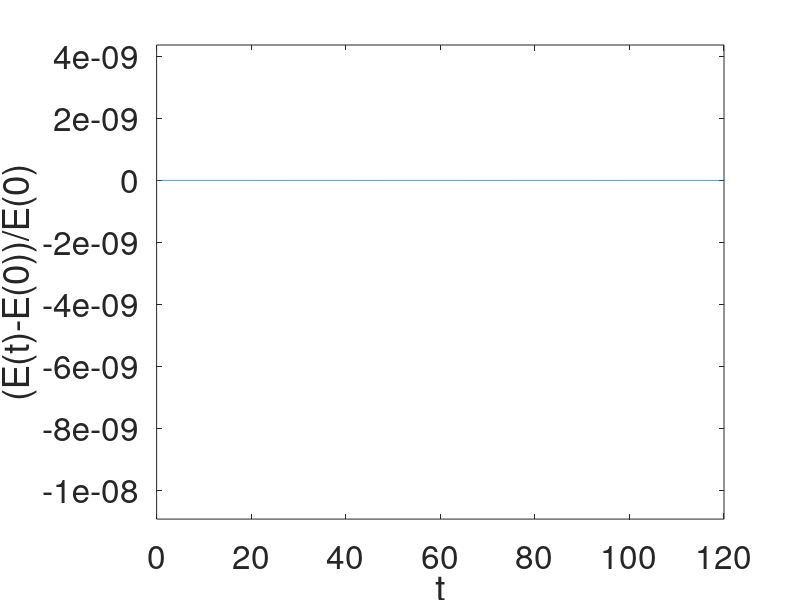

Reproduce this figure in MATLAB.
% Plot 

%close all

% N6 = load('N6.txt');
% n1_c = N6(1);
% n2_c = N6(2);
% n3_c = N6(3);
% n1_f = N6(4);
% n2_f = N6(5);
% n3_f = N6(6);
% 
% X1c = load('X1c.txt'); X1c = reshape(X1c,n1_c,n2_c,n3_c); 
% X2c = load('X2c.txt'); X2c = reshape(X2c,n1_c,n2_c,n3_c);
% X3c = load('X3c.txt'); X3c = reshape(X3c,n1_c,n2_c,n3_c);
% 
% X1f = load('X1f.txt'); X1f = reshape(X1f,n1_f,n2_f,n3_f);
% X2f = load('X2f.txt'); X2f = reshape(X2f,n1_f,n2_f,n3_f);
% X3f = load('X3f.txt'); X3f = reshape(X3f,n1_f,n2_f,n3_f);
% 
% u1_c = load('uc1.txt'); u1_c = reshape(u1_c,n1_c,n2_c,n3_c);
% u1_f = load('uf1.txt'); u1_f = reshape(u1_f,n1_f,n2_f,n3_f);
% u2_c = load('uc2.txt'); u2_c = reshape(u2_c,n1_c,n2_c,n3_c);
% u2_f = load('uf2.txt'); u2_f = reshape(u2_f,n1_f,n2_f,n3_f);
% u3_c = load('uc3.txt'); u3_c = reshape(u3_c,n1_c,n2_c,n3_c);
% u3_f = load('uf3.txt'); u3_f = reshape(u3_f,n1_f,n2_f,n3_f);
% 
% 
% % this is used to generate 2d mesh (fixed one direction and calculate another two)
% for jj = 13
%     Xci = zeros(n1_c,n3_c);
%     Xcj = zeros(n1_c,n3_c);
%     u1cj = zeros(n1_c,n3_c);
%     for j = 1:n3_c
%         for i = 1:n1_c
%             Xci(i,j) = X1c(i,jj,j);
%             Xcj(i,j) = X3c(i,jj,j);
%             u1cj(i,j) = u2_c(i,jj,j);
%         end 
%     end
%     Xfi = zeros(n1_f,n3_f);
%     Xfj = zeros(n1_f,n3_f);
%     u1fj = zeros(n1_f,n3_f);
%     for j = 1:n3_f
% 	    for i = 1:n1_f
%             Xfi(i,j) = X1f(i,2*jj-1,j);
%             Xfj(i,j) = X3f(i,2*jj-1,j);
%             u1fj(i,j) = u2_f(i,2*jj-1,j);
% 	    end 
%     end
% 	% find min and max of u31
%     clow1 = min(min(u1cj));
%     clow2 = min(min(u1fj));
%     clow = 0.95*min(clow1,clow2);
%     chigh1 = max(max(u1cj));
%     chigh2 = max(max(u1fj));
%     chigh = 0.95*max(chigh1, chigh2);
%     clev = linspace(clow, chigh, 10); % these are the contour levels. You can change the number of levels (11)
%     figure(1), h1c=contourf(Xci,Xcj,u1cj,clev,'EdgeColor','none');
%     hold on
%     h1c1=contour(Xci,Xcj,u1cj,clev,'LineColor','k');
%     axis([0 2*pi 0 2*pi])
%     h1f = contourf(Xfi,Xfj,u1fj,clev,'EdgeColor','none');
%     h1f1 = contour(Xfi,Xfj,u1fj,clev,'LineColor','k'); 
%     caxis([clow, chigh]); % fix the colors
%     colorbar
%     axis equal
%     xlabel('x')
%     ylabel('z')
%     title('u2')
% end 


load('times.txt')
load('energy_interior.txt')
%load('energy_bdry.txt')
%load('traction_continuity.txt')
a = 1;
times = times(a:end);
energy_interior = energy_interior(a:end);
%energy_bdry = energy_bdry(a:end);
figure(3)
plot(times,(energy_interior-energy_interior(1))/energy_interior(1))
axis([0 120 -5e-14 2e-14])
set(gca,'fontsize',24)
xlabel('t')
ylabel('(E(t)-E(0))/E(0)')
%figure(4)
%plot(times,energy_bdry-energy_bdry(1),'-o')
